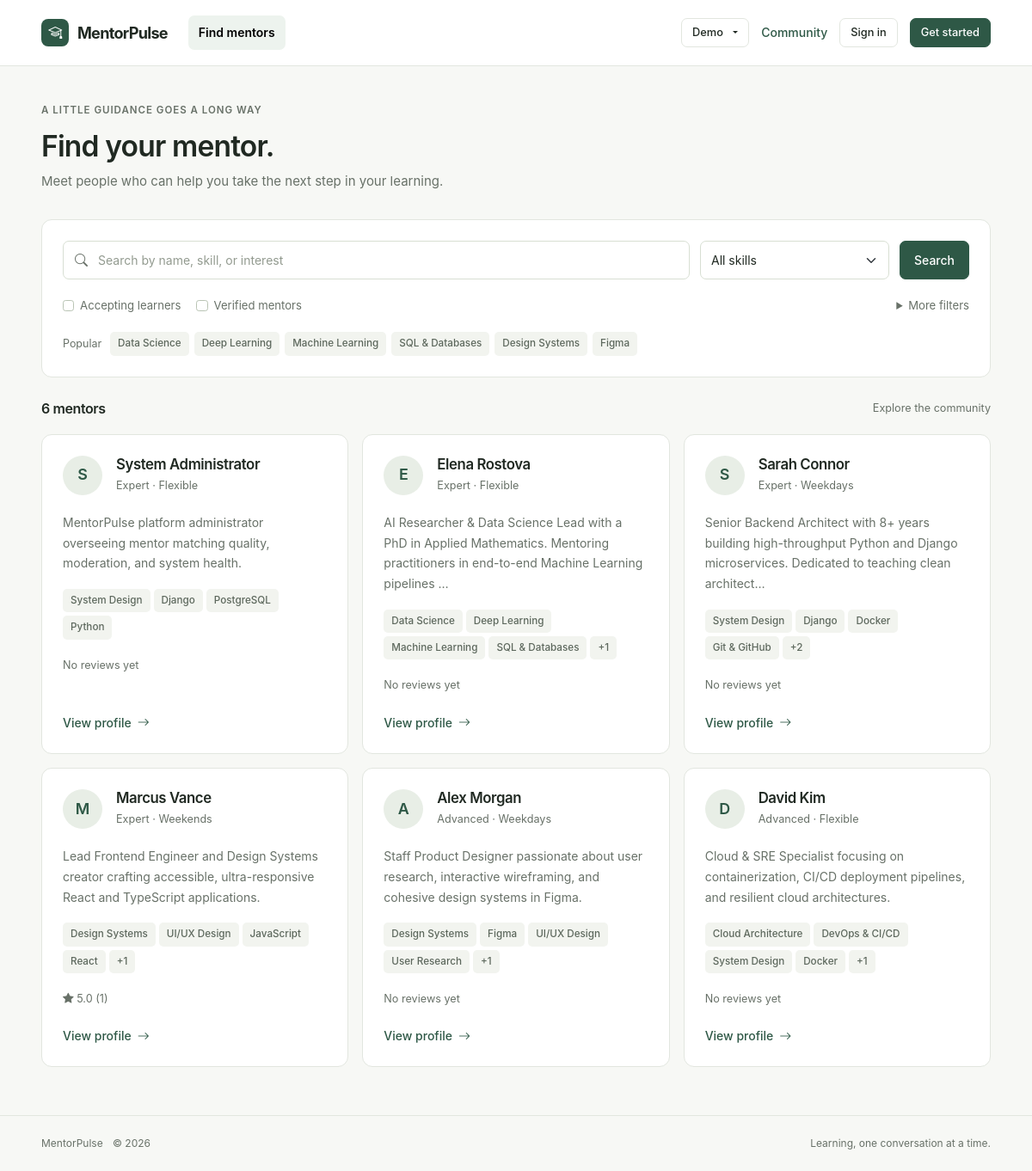
/mentors/, run on the app's committed database.
### accounts/models.py (models this page shows, shortened)
class Skill(models.Model):
    CATEGORY_CHOICES = [
        ('Programming', 'Programming'),
        ('Design', 'Design'),
        ('Data', 'Data Science & AI'),
        ('Business', 'Business & Product'),
        ('Other', 'Other'),
    ]
    name = models.CharField(max_length=100, unique=True)
    category = models.CharField(max_length=100, choices=CATEGORY_CHOICES, default='Programming')
    class Meta:
        ordering = ['category', 'name']

class Profile(models.Model):
    EXPERIENCE_CHOICES = [
        ('Beginner', 'Beginner'),
        ('Intermediate', 'Intermediate'),
        ('Advanced', 'Advanced'),
        ('Expert', 'Expert'),
    ]
    AVAILABILITY_CHOICES = [
        ('Weekdays', 'Weekdays'),
        ('Weekends', 'Weekends'),
        ('Flexible', 'Flexible / Evenings'),
    ]
    user = models.OneToOneField(User, on_delete=models.CASCADE, related_name='profile')
    skills = models.ManyToManyField(Skill, blank=True, related_name='profiles')
    learning_skills = models.ManyToManyField(Skill, blank=True, related_name='learning_profiles')
    timezone = models.CharField(max_length=64, default='UTC')
    portfolio_url = models.URLField(blank=True)
    mentor_capacity = models.PositiveSmallIntegerField(default=5, validators=[MinValueValidator(1), MaxValueValidator(50)])
    mentor_verified = models.BooleanField(default=False)
    verification_requested = models.BooleanField(default=False)
    verification_evidence = models.TextField(blank=True)
    email_verified = models.BooleanField(default=False)
    goals = models.TextField(blank=True, help_text="Learning or mentoring objectives")
    experience_level = models.CharField(max_length=20, choices=EXPERIENCE_CHOICES, default='Beginner')
    availability = models.CharField(max_length=50, choices=AVAILABILITY_CHOICES, default='Flexible')
    skill_score = models.FloatField(default=0.0)
    bio = models.TextField(blank=True)
    @property
    def is_mentor(self):
        return self.user.role_assignments.filter(role='Mentor', end_time__isnull=True).exists()
    @property
    def is_learner(self):
        return self.user.role_assignments.filter(role='Learner', end_time__isnull=True).exists()

### matching/views.py (the view, shortened to what this page needs)
# urls.py: path('', views.mentor_directory_view, name='mentor_list'),
def mentor_directory_view(request):
    active_mentor_ids = RoleAssignment.objects.filter(
        role='Mentor',
        end_time__isnull=True
    ).values_list('user_id', flat=True).distinct()
    mentors_qs = User.objects.filter(id__in=active_mentor_ids, is_active=True).select_related('profile').prefetch_related('profile__skills').annotate(average_rating=Avg('feedbacks_received__rating'), review_count=Count('feedbacks_received', distinct=True), active_mentorship_count=Count('mentor_mentorships', filter=Q(mentor_mentorships__status='ACTIVE'), distinct=True))
    query = request.GET.get('q', '').strip()
    skill_filter = request.GET.get('skill', '').strip()
    exp_filter = request.GET.get('experience', '').strip()
    avail_filter = request.GET.get('availability', '').strip()
    active_filter_count = 0
    if skill_filter:
        active_filter_count += 1
        if skill_filter.isdigit():
            mentors_qs = mentors_qs.filter(profile__skills__id=int(skill_filter)).distinct()
        else:
            mentors_qs = mentors_qs.filter(profile__skills__name__iexact=skill_filter).distinct()
    if exp_filter:
        active_filter_count += 1
        mentors_qs = mentors_qs.filter(profile__experience_level=exp_filter)
    if avail_filter:
        active_filter_count += 1
        mentors_qs = mentors_qs.filter(profile__availability=avail_filter)
    if request.GET.get('saved') == '1':
        mentors_qs = mentors_qs.filter(saved_by__user=request.user) if request.user.is_authenticated else mentors_qs.none()
        active_filter_count += 1
    if request.GET.get('verified') == '1':
        mentors_qs = mentors_qs.filter(profile__mentor_verified=True)
        active_filter_count += 1
    ranked_mentors = rank_mentors_for_learner(request.user, mentors_qs)
    if request.GET.get('available') == '1':
        ranked_mentors = [item for item in ranked_mentors if item['mentor'].active_mentorship_count < item['profile'].mentor_capacity]
        active_filter_count += 1
    total_count = len(ranked_mentors)
    page = Paginator(ranked_mentors, 12).get_page(request.GET.get('page'))
    filters = request.GET.copy()
    filters.pop('page', None)
    all_skills = Skill.objects.all().order_by('category', 'name')
    experience_choices = Profile.EXPERIENCE_CHOICES
    availability_choices = Profile.AVAILABILITY_CHOICES
    popular_skills = Skill.objects.filter(profiles__user__id__in=active_mentor_ids).distinct()[:10]
    context = {
        'ranked_mentors': page, 'page_obj': page, 'filter_query': filters.urlencode(),
        'total_mentors_count': total_count,
        'all_skills': all_skills,
        'popular_skills': popular_skills,
        'experience_choices': experience_choices,
        'availability_choices': availability_choices,
        'selected_q': query,
        'selected_skill': skill_filter,
        'selected_experience': exp_filter,
        'selected_availability': avail_filter,
        'active_filter_count': active_filter_count,
        'is_learner': request.user.is_authenticated and hasattr(request.user, 'profile') and request.user.profile.is_learner,
    }
    return render(request, 'matching/mentor_list.html', context)

### accounts/context_processors.py (called while the page is built)
def demo_accounts(request):
    if not settings.DEBUG:
        return {'is_debug': False, 'demo_users_by_role': {}}
    active_users = User.objects.filter(is_active=True).select_related('profile').prefetch_related('role_assignments').order_by('id')
    admins = []
    mentors = []
    learners = []
    others = []
    for u in active_users:
        if u.is_superuser or u.is_staff:
            admins.append(u)
        elif hasattr(u, 'profile') and u.profile.is_mentor:
            mentors.append(u)
        elif hasattr(u, 'profile') and u.profile.is_learner:
            learners.append(u)
        else:
            others.append(u)
    return {
        'is_debug': settings.DEBUG,
        'demo_users_by_role': {
            'admins': admins,
            'mentors': mentors,
            'learners': learners,
            'others': others,
        },
    }

### notifications/context_processors.py (called while the page is built)
def unread_notifications(request):
    if request.user.is_authenticated:
        user_notifications = request.user.notifications.all()
        return {
            'unread_notification_count': user_notifications.filter(is_read=False).count(),
            'navbar_notifications': user_notifications[:5],
        }
    return {
        'unread_notification_count': 0,
        'navbar_notifications': [],
    }

### templates/matching/mentor_list.html (shortened to what this page needs)
{% extends 'base.html' %}
{% block content %}
<div class="container mp-page">
    <header class="mp-page-header"><div><span class="mp-eyebrow">A little guidance goes a long way</span><h1>Find your mentor.</h1><p>Meet people who can help you take the next step in your learning.</p></div></header>
    <form method="get" action="{% url 'mentor_list' %}" class="mp-card mp-directory-toolbar">
        <div class="mp-search-line">
            <div class="mp-search-field"><label class="visually-hidden" for="mentor_search">Search mentors</label><i class="bi bi-search" aria-hidden="true"></i><input id="mentor_search" name="q" value="{{ selected_q }}" class="form-control" placeholder="Search by name, skill, or interest" type="search"></div>
            <div class="mp-skill-filter"><select name="skill" id="filter_skill" class="form-select"><option value="">All skills</option></select></div>
            <button class="mp-btn mp-btn-primary" type="submit">Search</button>
        </div>
        <div class="mp-filter-line">
            <label class="mp-filter-check"><input type="checkbox" class="form-check-input mt-0" name="available" value="1" {% if request.GET.available == '1' %}checked{% endif %}>Accepting learners</label>
            <label class="mp-filter-check"><input type="checkbox" class="form-check-input mt-0" name="verified" value="1" {% if request.GET.verified == '1' %}checked{% endif %}>Verified mentors</label>
            <details {% if selected_experience or selected_availability %}open{% endif %}><summary>More filters</summary></details>
        </div>
        {% if popular_skills %}<div class="mp-popular-skills"><span>Popular</span>{% for skill in popular_skills|slice:':6' %}<a class="mp-skill-tag " href="?skill={{ skill.name|urlencode }}">{{ skill.name }}</a>{% endfor %}</div>{% endif %}
    </form>
    <div class="mp-section-header"><h2>{{ total_mentors_count }} mentor{{ total_mentors_count|pluralize }}</h2><span class="mp-quiet-meta">{% if is_learner %}Recommended for your learning goals{% else %}Explore the community{% endif %}</span></div>
    {% if ranked_mentors %}<div class="row g-3">{% for item in ranked_mentors %}{% include 'matching/components/mentor_card.html' with item=item is_learner=is_learner %}{% endfor %}</div>
    {% endif %}
</div>
{% endblock %}

### templates/base.html (shortened to what this page needs)
{% load static %}
<!DOCTYPE html>
<html lang="en">
<head>
    <link href="https://cdn.jsdelivr.net/npm/bootstrap@5.3.3/dist/css/bootstrap.min.css" rel="stylesheet">
    <link rel="stylesheet" href="https://cdn.jsdelivr.net/npm/bootstrap-icons@1.11.3/font/bootstrap-icons.min.css">
    <link rel="stylesheet" href="{% static 'css/main.css' %}">
</head>
<body>
    <nav class="mp-navbar navbar navbar-expand-lg" aria-label="Main navigation">
        <div class="container">
            <a class="mp-brand" href="{% if user.is_authenticated %}{% url 'dashboard' %}{% else %}{% url 'login' %}{% endif %}">
                <span class="mp-brand-logo" aria-hidden="true"><i class="bi bi-mortarboard"></i></span>
                <span class="mp-brand-text">MentorPulse</span>
            </a>
            <div class="collapse navbar-collapse" id="navbarMain">
                <ul class="navbar-nav ms-lg-4 me-auto">
                    <li class="nav-item"><a class="nav-link {% if request.resolver_match.app_name == 'matching' or request.resolver_match.url_name == 'mentor_list' or request.resolver_match.url_name == 'mentor_detail' %}active{% endif %}" href="{% url 'mentor_list' %}">Find mentors</a></li>
                </ul>
                <div class="mp-nav-actions">
                    {% if is_debug and demo_users_by_role %}{% include 'components/demo_menu.html' %}{% endif %}
                    {% if user.is_authenticated %}
                        <div class="dropdown">
                            <button class="mp-user-menu-button" type="button" data-bs-toggle="dropdown" aria-expanded="false" aria-label="Account menu"><span class="mp-user-avatar">{{ user.first_name|default:user.username|slice:':1'|upper }}</span><i class="bi bi-chevron-down small text-muted" aria-hidden="true"></i></button>
                            <ul class="dropdown-menu dropdown-menu-end mp-dropdown-menu">
                                <li class="mp-menu-identity"><div class="fw-semibold">{{ user.get_full_name|default:user.username }}</div><div class="mp-quiet-meta text-break">{{ user.email|default:user.username }}</div></li>
                                <li><a class="dropdown-item" href="{% url 'profile' %}"><i class="bi bi-person" aria-hidden="true"></i>My profile</a></li>
                                <li><a class="dropdown-item" href="{% url 'account_settings' %}"><i class="bi bi-gear" aria-hidden="true"></i>Account settings</a></li>
                                <li><a class="dropdown-item" href="{% url 'mentor_list' %}?saved=1"><i class="bi bi-bookmark" aria-hidden="true"></i>Saved mentors</a></li>
                                <li><hr class="dropdown-divider"></li>
                                <li><a class="dropdown-item" href="{% url 'leaderboard' %}"><i class="bi bi-bar-chart" aria-hidden="true"></i>Leaderboard</a></li>
                                <li><a class="dropdown-item" href="{% url 'badges' %}"><i class="bi bi-award" aria-hidden="true"></i>My badges</a></li>
                                {% if user.is_staff %}<li><a class="dropdown-item" href="{% url 'admin:index' %}"><i class="bi bi-shield-check" aria-hidden="true"></i>Administration</a></li>{% endif %}
                                <li><hr class="dropdown-divider"></li>
                                <li><form method="post" action="{% url 'logout' %}">{% csrf_token %}<button class="dropdown-item text-danger" type="submit"><i class="bi bi-box-arrow-right" aria-hidden="true"></i>Sign out</button></form></li>
                            </ul>
                        </div>
                    {% else %}
                        <a href="{% url 'leaderboard' %}" class="mp-btn-link">Community</a>
                        <a href="{% url 'login' %}" class="mp-btn mp-btn-secondary mp-btn-sm">Sign in</a>
                        <a href="{% url 'register' %}" class="mp-btn mp-btn-primary mp-btn-sm">Get started</a>
                    {% endif %}
                </div>
            </div>
        </div>
    </nav>
    <main class="flex-grow-1" id="main-content">{% block content %}{% endblock %}</main>
    <footer class="mp-footer"><div class="container"><span>MentorPulse <span class="ms-2">&copy; 2026</span></span><span>Learning, one conversation at a time.</span></div></footer>
    <div class="toast-container position-fixed bottom-0 end-0 p-3">
    </div>
</body>
</html>

### templates/components/demo_menu.html (shortened to what this page needs)
<div class="dropdown">
    <button class="mp-btn mp-btn-secondary mp-btn-sm dropdown-toggle" type="button" data-bs-toggle="dropdown" aria-expanded="false" aria-label="Demo Switcher" title="Demo Switcher">Demo</button>
</div>

### templates/matching/components/mentor_card.html (shortened to what this page needs)
<div class="col-12 col-md-6 col-xl-4">
    <article class="mp-card mp-mentor-card">
        <div class="d-flex align-items-center gap-3" style="gap:12px">
            <span class="mp-user-avatar mp-avatar-lg" aria-hidden="true">{{ item.mentor.first_name|default:item.mentor.username|slice:':1'|upper }}</span>
            <div class="min-width-0"><h3>{{ item.mentor.get_full_name|default:item.mentor.username }}</h3><div class="mp-quiet-meta">{{ item.profile.experience_level }} · {{ item.profile.availability }}</div></div>
        </div>
        <p class="mp-mentor-bio">{{ item.profile.bio|default:'Available for one-to-one guidance and learning together.'|truncatechars:135 }}</p>
        <div class="d-flex flex-wrap gap-1 mp-skill-list">{% for skill in item.profile.skills.all|slice:':4' %}<span class="mp-skill-tag">{{ skill.name }}</span>{% endfor %}{% if item.profile.skills.count > 4 %}<span class="mp-skill-tag">+{{ item.profile.skills.count|add:'-4' }}</span>{% endif %}</div>
        <div class="d-flex flex-wrap align-items-center gap-2 mp-quiet-meta">
            {% if item.mentor.review_count %}<span><i class="bi bi-star-fill" aria-hidden="true"></i> {{ item.mentor.average_rating|floatformat:1 }} <span>({{ item.mentor.review_count }})</span></span>{% else %}<span>No reviews yet</span>{% endif %}
        </div>
        <div class="mp-card-footer"><a class="mp-btn-link" href="{% url 'mentor_detail' item.mentor.id %}">View profile <i class="bi bi-arrow-right" aria-hidden="true"></i></a></div>
    </article>
</div>

### data on the page
Skill: name "Data Science"
Skill: name "Deep Learning"
Skill: name "Machine Learning"
Skill: name "SQL & Databases"
Skill: name "Design Systems"
Skill: name "Figma"
Skill: name "System Design"
Skill: name "Django"
Skill: name "PostgreSQL"
Skill: name "Python"
Skill: name "Docker"
Skill: name "Git & GitHub"
Skill: name "UI/UX Design"
Skill: name "JavaScript"
Skill: name "React"
Skill: name "User Research"
Skill: name "Cloud Architecture"
Skill: name "DevOps & CI/CD"

### other printed values
{{ total_mentors_count }} "6"
{{ item.mentor.first_name|default:item.mentor.username|slice:':1'|upper }} "S"
{{ item.mentor.get_full_name|default:item.mentor.username }} "System Administrator"
{{ item.profile.experience_level }} "Expert"
{{ item.profile.availability }} "Flexible"
{{ item.mentor.first_name|default:item.mentor.username|slice:':1'|upper }} "E"
{{ item.mentor.get_full_name|default:item.mentor.username }} "Elena Rostova"
{{ item.profile.skills.count|add:'-4' }} "1"
{{ item.mentor.get_full_name|default:item.mentor.username }} "Sarah Connor"
{{ item.profile.availability }} "Weekdays"
{{ item.profile.skills.count|add:'-4' }} "2"
{{ item.mentor.first_name|default:item.mentor.username|slice:':1'|upper }} "M"
{{ item.mentor.get_full_name|default:item.mentor.username }} "Marcus Vance"
{{ item.profile.availability }} "Weekends"
{{ item.mentor.average_rating|floatformat:1 }} "5.0"
